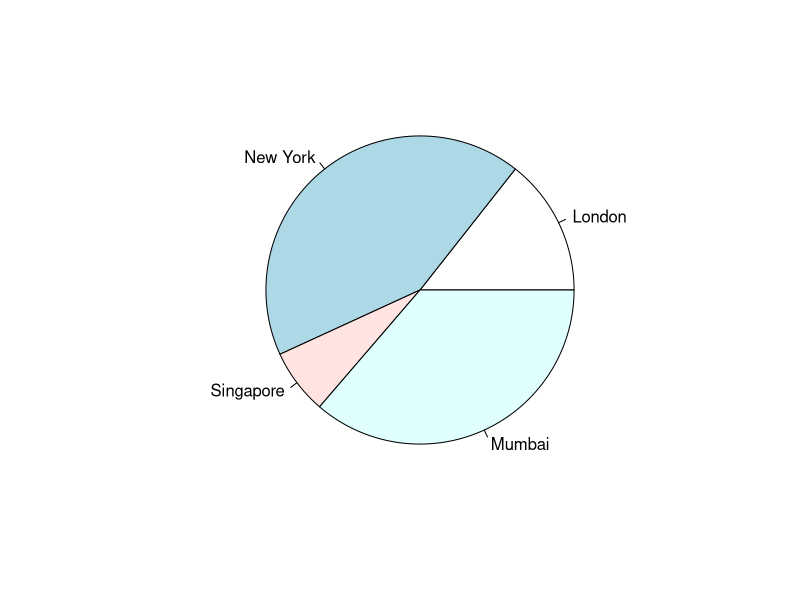
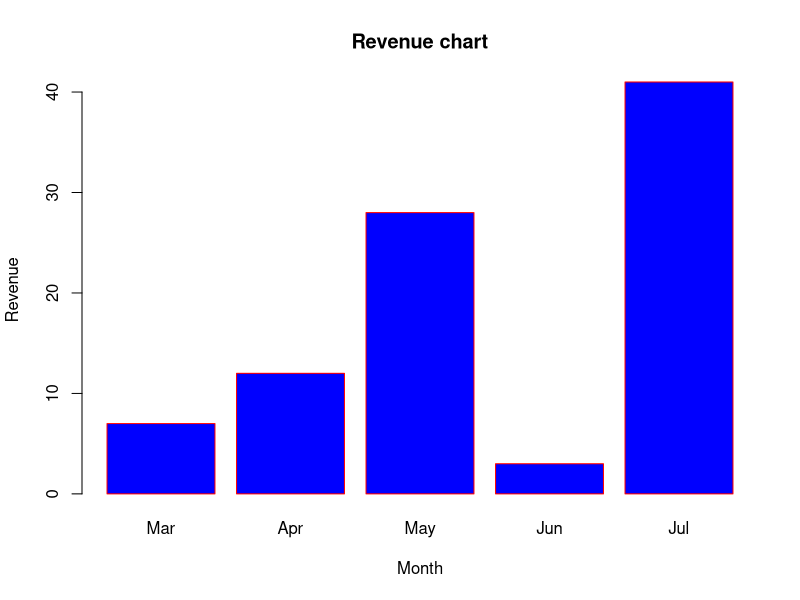
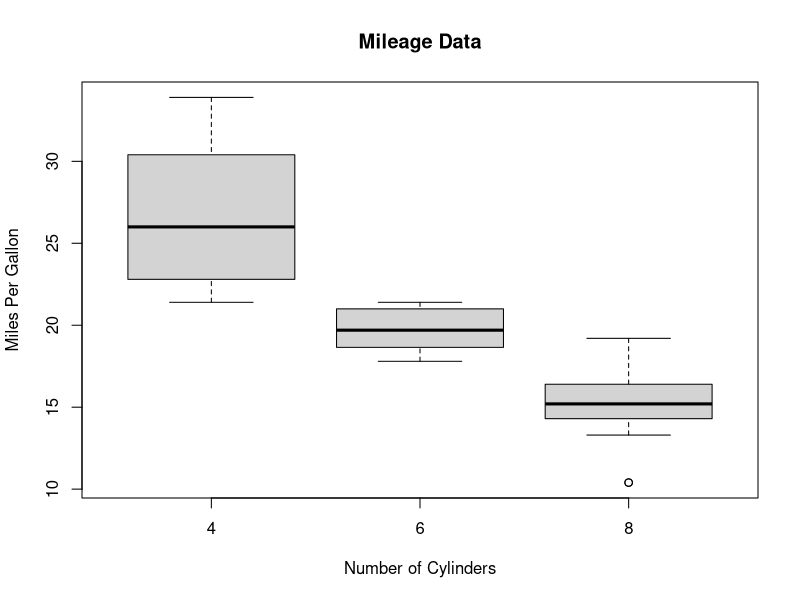
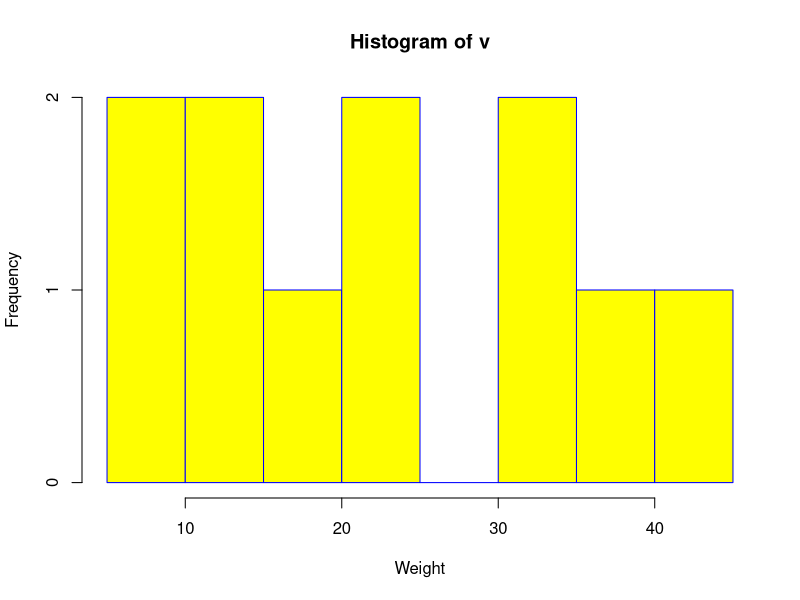
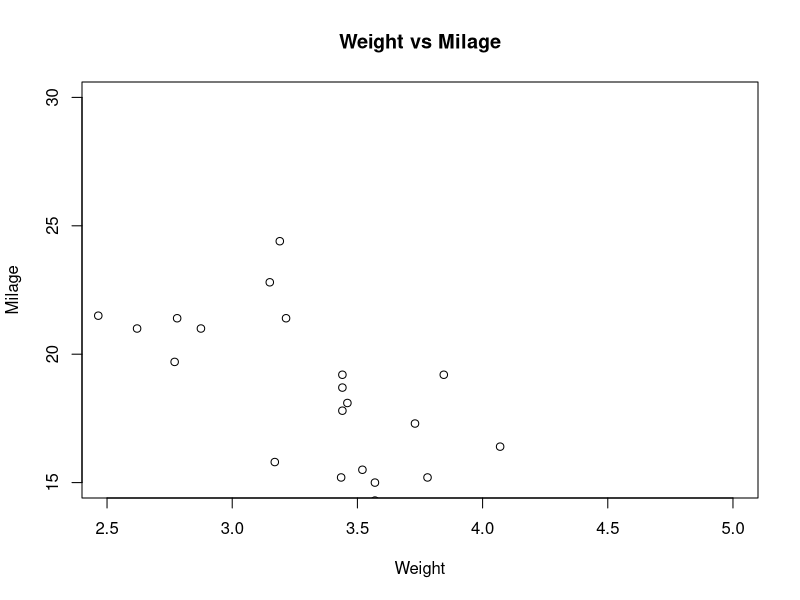
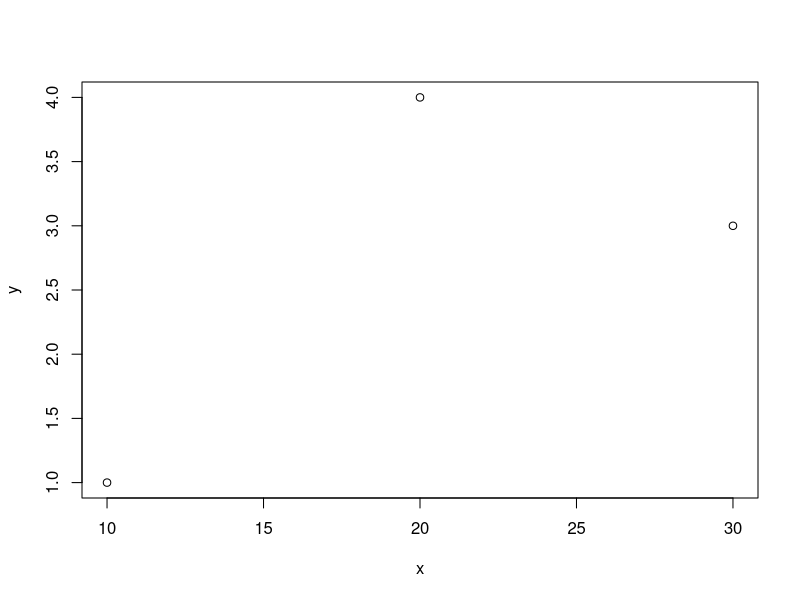
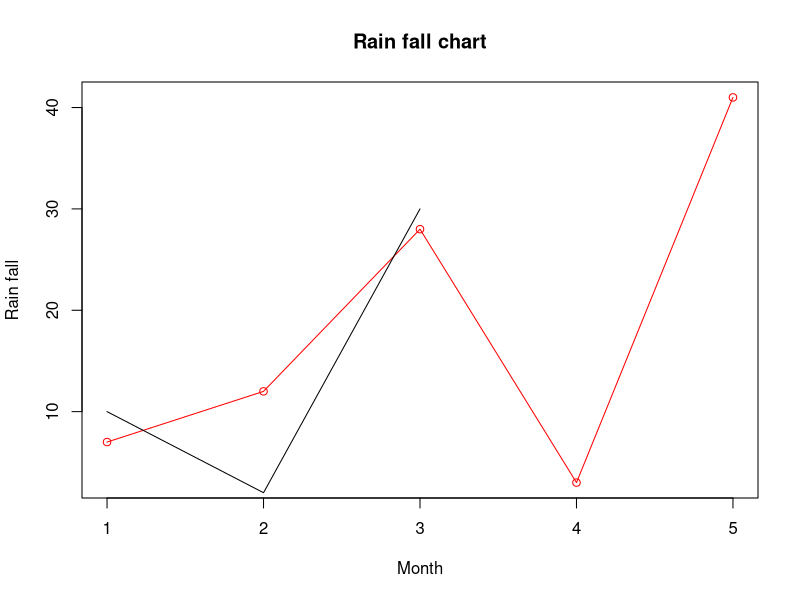

Source code (R) for these figures, in order:
rm(list = ls())

# ==================== pie charts ===========================
# Create data for the graph.
x <- c(21, 62, 10, 53)
labels <- c("London", "New York", "Singapore", "Mumbai")

# Plot the chart.
pie(x, labels)

# bar charts----
# Create the data for the chart
H <- c(7,12,28,3,41)
M <- c("Mar","Apr","May","Jun","Jul")

# Plot the bar chart
barplot(H,names.arg=M,xlab="Month",ylab="Revenue",col="blue",
        main="Revenue chart",border="red")

# ==================== boxplots ===========================
input <- mtcars[,c('mpg','cyl')]

# Plot the chart.
boxplot(mpg ~ cyl, data = mtcars, xlab = "Number of Cylinders",
        ylab = "Miles Per Gallon", main = "Mileage Data")
# stopped here
# ==================== histograms ===========================
# Create data for the graph.
v <-  c(9,13,21,8,36,22,12,41,31,33,19)

# Create the histogram.
hist(v, xlab = "Weight", col = "yellow", border = "blue")

# ==================== scatterplots ===========================
# Get the input values.
input <- mtcars[,c('wt','mpg')]

# Plot the chart for cars with weight between 2.5 to 5 and mileage between 15 and 30.
plot(x = input$wt, y = input$mpg,
     xlab = "Weight",
     ylab = "Milage",
     xlim = c(2.5,5),
     ylim = c(15,30),
     main = "Weight vs Milage"
)

y = c(1, 4, 3)
x = c(10, 20, 30)
plot(formula = y ~ x)

# ==================== line graphs ===========================
# Create the data for the chart.
v <- c(7,12,28,3,41)

# Plot the line graph.
# type = "p"
# type = "l"
plot(v, type = "o",  col = "red",  xlab = "Month",  ylab = "Rain fall",
     main = "Rain fall chart")
# type="o" means overplotted
secondData = c(10, 2, 30)
lines(secondData)
